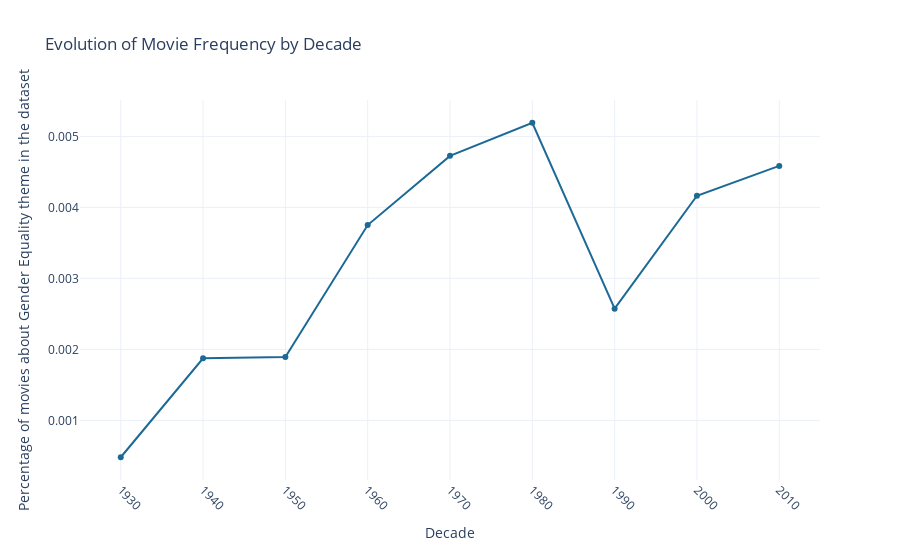

Notebook cell for this chart:
### Code cell
plot_movie_frequency(df_plot, theme, time_unit='Decade')

### Figure 1 — Plotly figure (JSON) as saved in the notebook; plotly's stock layout.template omitted (floating-point values rounded to 4 significant figures)
{"data": [{"hovertemplate": "Decade=%{x}<br>Percentage of movies about Gender Equality theme in the dataset=%{y:.2f%}<extra></extra>", "legendgroup": "", "line": {"color": "rgb(29, 105, 150)", "dash": "solid"}, "marker": {"symbol": "circle"}, "mode": "lines+markers", "name": "", "orientation": "v", "showlegend": false, "type": "scatter", "x": [1930, 1940, 1950, 1960, 1970, 1980, 1990, 2000, 2010], "xaxis": "x", "y": [0.000481, 0.001875, 0.001893, 0.003751, 0.004726, 0.005192, 0.002574, 0.004165, 0.004584], "yaxis": "y"}], "layout": {"legend": {"tracegroupgap": 0}, "title": {"text": "Evolution of Movie Frequency by Decade"}, "xaxis": {"anchor": "y", "domain": [0, 1], "tickangle": 45, "title": {"text": "Decade"}}, "yaxis": {"anchor": "x", "domain": [0, 1], "title": {"text": "Percentage of movies about Gender Equality theme in the dataset"}}}}
